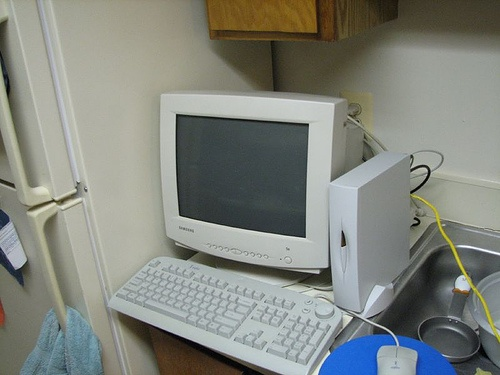
//> input picture Topic/001_read_show/test.jpg, 500 x 375 px
$ ./044_Adaptive_Threshold   (built with g++ and OpenCV 4)
//> lines starting //> are read from the running program, lines starting //| are printed output that depends on the picture; after the words box and inside, x2 and y2 are one past the last pixel; in counts of white or black regions, pixels touching at a corner belong together
#include <opencv2/opencv.hpp>
#include <iostream>

using namespace cv;
using namespace std;

int main(int argc, const char *argv[])
{
	Mat src = imread("H:\\OpenCV_Learning\\test.jpg");
//> src is the input picture: 375 rows x 500 cols, CV_8UC3; mean B, G, R 126.1, 133.4, 130.1
	if (src.empty()) {
		printf("could not load image...\n");
		return -1;
	}
	namedWindow("input", WINDOW_AUTOSIZE);
	imshow("input", src);

	// 自动阈值寻找与二值化
	Mat gray, binary;
	cvtColor(src, gray, COLOR_BGR2GRAY);
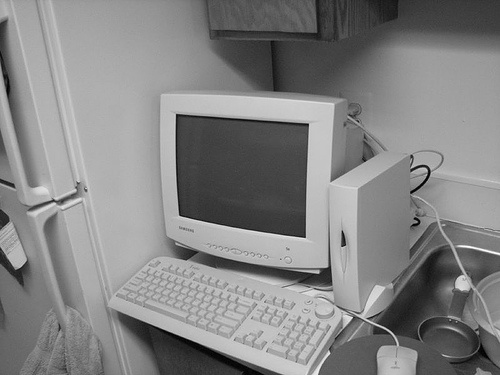
//> gray: 375 rows x 500 cols, CV_8UC1; min 0, max 254, mean 131.6
	adaptiveThreshold(gray, binary, 255, ADAPTIVE_THRESH_GAUSSIAN_C, THRESH_BINARY, 25, 10);
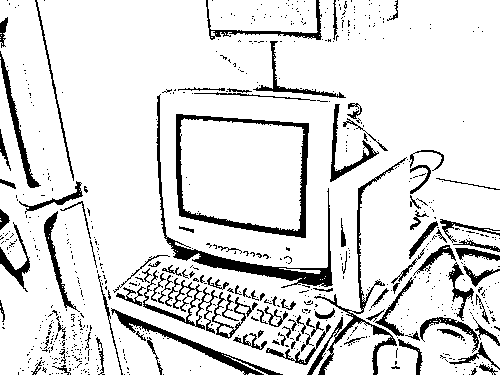
//> binary: 375 rows x 500 cols, CV_8UC1; 87.4% white; 738 black regions (634 under 20 px), largest, box (x1, y1, x2, y2) and area: (156, 94, 333, 288) 2480, (176, 114, 309, 238) 2348, (307, 157, 407, 375) 1677

	imshow("binary", binary);
	imwrite("D:/binary.png", binary);

	waitKey(0);
	return 0;
}
